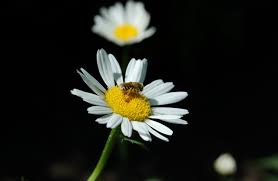
#> input picture image.jpeg, 278 x 181 px
$ jupyter execute Gifcreate.ipynb
#> lines starting #> are read from the running program, lines starting #| are printed output that depends on the picture; after the words box and inside, x2 and y2 are one past the last pixel; in counts of white or black regions, pixels touching at a corner belong together
[cell 1]
import cv2
import imageio

# Make sure the image path is correct and the image exists
img = cv2.imread("image.jpeg")
#> img is the input picture: shape (181, 278, 3); mean B, G, R 25.6, 31.8, 30.6

# Check if the image loaded correctly
if img is None:
    print("Error: Could not load image. Please check the file path.")
else:
    f = []
    for i in range(50, 0, -1):
        # Adjust Canny parameters if needed
        ed = cv2.Canny(img, 100+i, 100+(2*i))

        # Check if Canny edge detection worked
        if ed is not None:
            f.append(ed)
        else:
            print(f"Warning: Canny edge detection failed for i = {i}")
#> this loop made 50 passes
#> pass 1, `ed = cv2.Canny(img, 100+i, 100+(2*i))`:
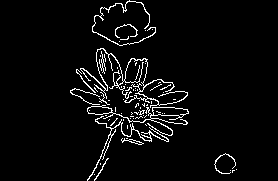
#> ed: shape (181, 278); 4.4% white in thin lines or dots, all inside (x1, y1, x2, y2) = (70, 0, 237, 181)
#> after the loop, f = 50 items

    if f:  # Check if any frames were generated
        with imageio.get_writer("creareDisplay.gif", mode="I") as writer:
            for idx, frame in enumerate(f):
                writer.append_data(frame)
    else:
        print("Error: No frames were generated for the GIF.")
